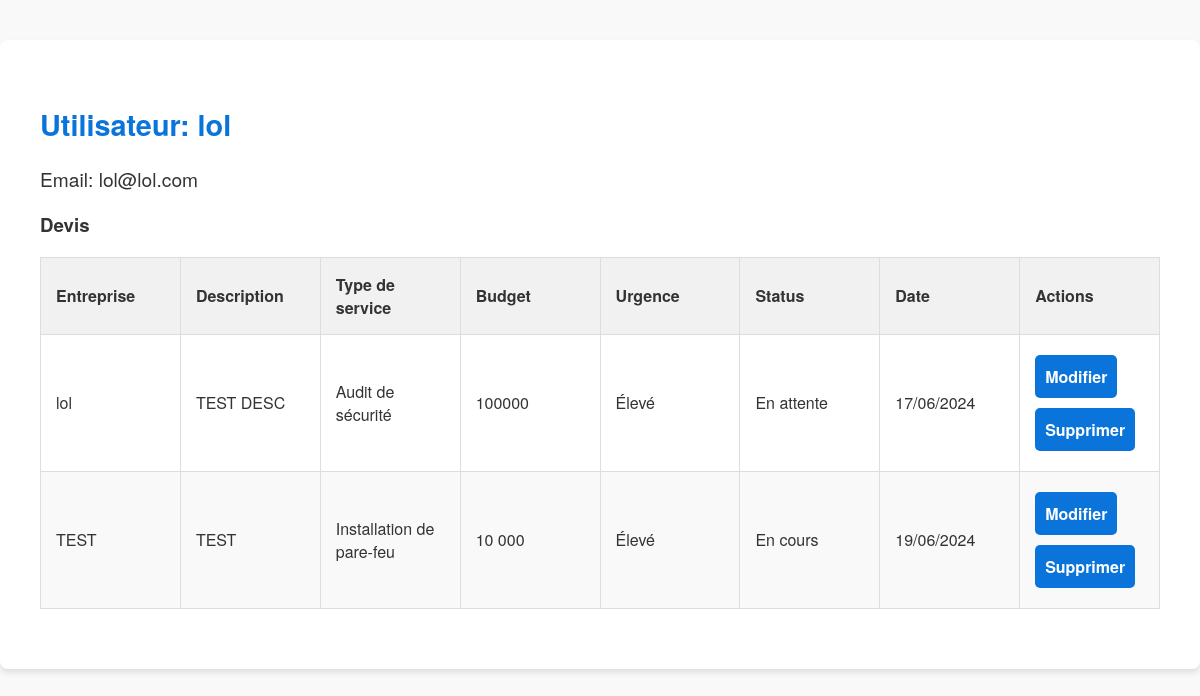
Screenshot of /admin/user/4 (signed in) with the database file from the repository.
### models.py (models this page shows)
class User(db.Model):
    id = db.Column(db.Integer, primary_key=True)
    name = db.Column(db.String(80), nullable=False)
    email = db.Column(db.String(120), unique=True, nullable=False)
    password = db.Column(db.String(120), nullable=False)
    is_admin = db.Column(db.Boolean, default=False)
    is_employee = db.Column(db.Boolean, default=False)

class Devis(db.Model):
    id = db.Column(db.Integer, primary_key=True)
    user_id = db.Column(db.Integer, db.ForeignKey('user.id'), nullable=False)
    employee_id = db.Column(db.Integer, db.ForeignKey('user.id'), nullable=True)  # Changement ici
    entreprise = db.Column(db.String(120), nullable=False)
    description = db.Column(db.Text, nullable=False)
    service_type = db.Column(db.String(120), nullable=False)
    budget = db.Column(db.String(120), nullable=False)
    urgence = db.Column(db.String(120), nullable=False)
    contact_number = db.Column(db.String(20), nullable=False)
    contact_email = db.Column(db.String(120), nullable=False)
    additional_info = db.Column(db.Text, nullable=True)
    status = db.Column(db.String(20), nullable=False, default='En attente')
    admin_notes = db.Column(db.Text, nullable=True)
    date = db.Column(db.DateTime, nullable=False)
    user = db.relationship('User', foreign_keys=[user_id], backref=db.backref('devis', lazy=True))
    employee = db.relationship('User', foreign_keys=[employee_id], backref=db.backref('assigned_devis', lazy=True))

### app.py (the view)
@app.route('/admin/user/<int:user_id>')
def admin_view_user(user_id):
    if 'user_id' not in session or not session.get('is_admin'):
        return redirect(url_for('login'))
    user = User.query.filter_by(id=user_id).first()
    return render_template('admin_view_user.html', user=user)

### templates/admin_view_user.html (shortened to what this page needs)
<!DOCTYPE html>
<html lang="fr">
<head>
    <link rel="stylesheet" href="{{ url_for('static', filename='style.css') }}">
</head>
<body>
    <div class="user-container">
        <h2>Utilisateur: {{ user.name }}</h2>
        <p>Email: {{ user.email }}</p>
        <h3>Devis</h3>
        <table>
            <thead>
                <tr>
                    <th>Entreprise</th>
                    <th>Description</th>
                    <th>Type de service</th>
                    <th>Budget</th>
                    <th>Urgence</th>
                    <th>Status</th>
                    <th>Date</th>
                    <th>Actions</th>
                </tr>
            </thead>
            <tbody>
                {% for devis in user.devis %}
                <tr>
                    <td>{{ devis.entreprise }}</td>
                    <td>{{ devis.description }}</td>
                    <td>{{ devis.service_type }}</td>
                    <td>{{ devis.budget }}</td>
                    <td>{{ devis.urgence }}</td>
                    <td>{{ devis.status }}</td>
                    <td>{{ devis.date.strftime('%d/%m/%Y') }}</td>
                    <td>
                        <a href="{{ url_for('admin_edit_devis', devis_id=devis.id) }}" class="btn">Modifier</a>
                        <a href="{{ url_for('admin_delete_devis', devis_id=devis.id) }}" class="btn">Supprimer</a>
                    </td>
                </tr>
                {% endfor %}
            </tbody>
        </table>
    </div>
</body>
</html>

### static/style.css (style rules this page uses)
body, html { margin: 0; padding: 0; font-family: 'Helvetica Neue', Arial, sans-serif; background-color: #f9f9f9; color: #333; }
.user-container { max-width: 100%; margin: 40px auto; padding: 40px; background: white; border-radius: 8px; box-shadow: 0 4px 6px rgba(0, 0, 0, 0.1); }
.user-container h2 { margin-bottom: 20px; font-size: 1.8em; color: #0a74da; }
.user-container p { font-size: 1.2em; color: #333; }
.user-container table { width: 100%; border-collapse: collapse; margin-bottom: 20px; table-layout: fixed; }
.user-container table, .user-container th, .user-container td { border: 1px solid #ddd; }
.user-container th, .user-container td { padding: 15px; text-align: left; word-wrap: break-word; }
.user-container th { background-color: #f1f1f1; }
.user-container tr:nth-child(even) { background-color: #f9f9f9; }
.user-container .btn { display: inline-block; padding: 10px; margin: 5px 0; background-color: #0a74da; color: white; text-align: center; text-decoration: none; border-radius: 5px; font-size: 1em; font-weight: bold; transition: background-color 0.3s ease; }

### rows the page displays
User: name "lol", email "lol@lol.com"
Devis: entreprise "lol", description "TEST DESC", service_type "Audit de sécurité", budget "100000", urgence "Élevé", status "En attente", date "17/06/2024"
Devis: entreprise "TEST", description "TEST", service_type "Installation de pare-feu", budget "10 000", urgence "Élevé", status "En cours", date "19/06/2024"
